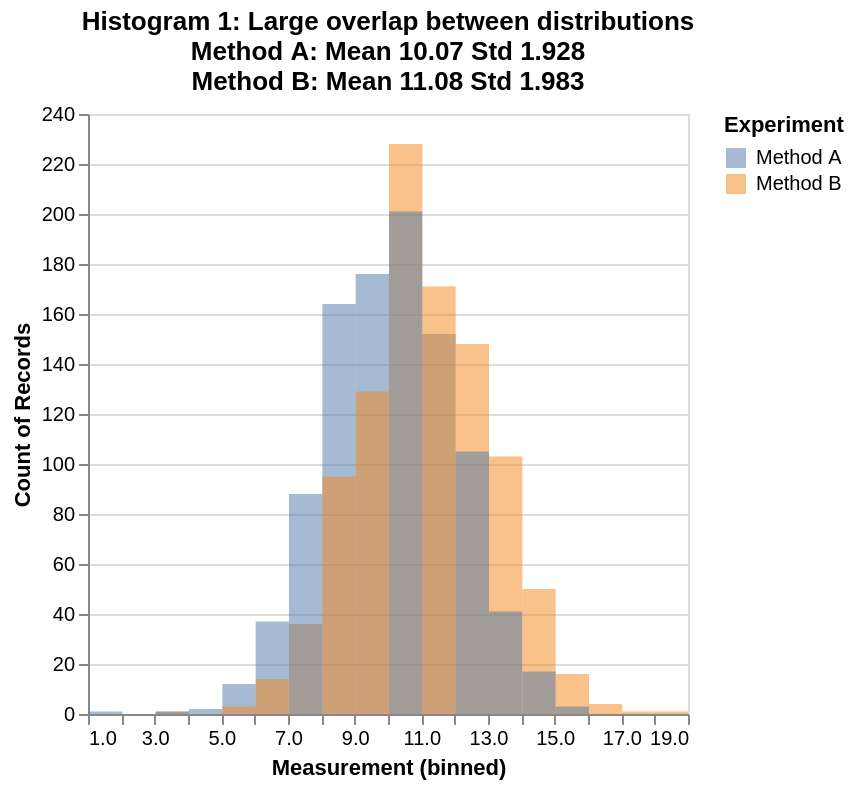

Notebook code for this chart:
### Markdown cell above
### Informative illustrations 1

#### Histograms

By plotting the histograms of two measurements, we can study the
distribution of measurements.  For example, in Histogram 1 below,
we can see two distributions (blue and red) whose means are 2.8 and
2.2. We can see that the means of the sample are different, but
it is not immediately clear whether that is just a random coincidence or
if this is statistically significant. In Histogram 2 below, we
see a much clearer difference. Though the means are the same, 2.8 and
2.2, the standard deviations are now smaller than 0.25 instead of 1.0, such
that we can be fairly confident that the difference in means is
significant. In Histogram 3, there is no doubt left that the distributions
are not overlapping, and a statistical test would for sure show a
significant difference.

If we then compare histograms 2 and 4, we see that they have the same
means and standard deviations. However, while from histogram 2, we might
not be entirely certain that the difference is significant, in the histogram
4, the amount of overlap is much reduced because the distributions are
skewed. Therefore, already in an informal analysis, we can be rather
confident that there is a significant difference in distributions. This
example thus demonstrates that the histograms can reveal properties of
the measurements that the mean and standard deviation cannot capture.

A further example that demonstrates how the mean and standard deviation do not capture some differences is illustrated in Histogram 5. Here, both measurements have the same mean, which could give the
impression that both measurements are "the same." However, by looking at
the histogram, we find that the blue curve actually has two peaks, one
clearly lower and another higher than the red curve. Further analysis
is thus needed to determine the cause for the strange distribution.
Typically, for example, some methods behave differently for different
inputs. A speech enhancement method could be, for example, effective
for voiced sounds but fail for unvoiced sounds, such that the output
SNR has two peaks corresponding to respective classes of sounds.

These two last examples, Histograms 4 and 5, illustrate why testing whether evaluation results follow a Gaussian (normal) distribution is generally important. Analysis of approximately Gaussian results is
less complicated than the analysis of skewed and multi-modal
distributions. However, applying methods which assume Gaussian
distributions on data which does not follow Gaussian distributions 
*often leads to incorrect conclusions*.

### Code cell
import pandas as pd
import altair as alt
import numpy as np

df = pd.read_pickle('example1.pkl')
selection = alt.selection_interval(bind='scales')

alt.Chart(df).transform_fold(
    ['Method A', 'Method B'],
    as_=['Experiment', 'Measurement']
).mark_bar(
    opacity=0.5,
    binSpacing=0
).encode(
    alt.X('Measurement:Q', 
          bin=alt.Bin(maxbins=30)),
    alt.Y('count()', stack=None),
    alt.Color('Experiment:N')    
).properties(
    title=['Histogram 1: Large overlap between distributions',
           'Method A: Mean ' + f"{df['Method A'].mean():.4}"  + ' Std ' + f"{df['Method A'].std():.4}",
           'Method B: Mean ' + f"{df['Method B'].mean():.4}"  + ' Std ' + f"{df['Method B'].std():.4}"
          ]
).add_selection(
    selection
)

### Figure 1 — Vega-Lite specification as saved in the notebook (floating-point values rounded to 4 significant figures; data arrays with more than 128 entries replaced by an {"elided": "..."} marker saying what was removed)
{"config": {"view": {"continuousWidth": 300, "continuousHeight": 300}}, "data": {"name": "data-7dceb796512d5bca31c6fbff2b4e1d24"}, "mark": {"type": "bar", "binSpacing": 0, "opacity": 0.5}, "encoding": {"color": {"field": "Experiment", "type": "nominal"}, "x": {"bin": {"maxbins": 30}, "field": "Measurement", "type": "quantitative"}, "y": {"aggregate": "count", "stack": null, "type": "quantitative"}}, "params": [{"name": "param_f268f798f41c853e", "select": {"type": "interval"}, "bind": "scales"}], "title": ["Histogram 1: Large overlap between distributions", "Method A: Mean 10.07 Std 1.928", "Method B: Mean 11.08 Std 1.983"], "transform": [{"fold": ["Method A", "Method B"], "as": ["Experiment", "Measurement"]}], "$schema": "https://vega.github.io/schema/vega-lite/v6.4.1.json", "datasets": {"data-7dceb796512d5bca31c6fbff2b4e1d24": {"elided": "1000 records"}}}
